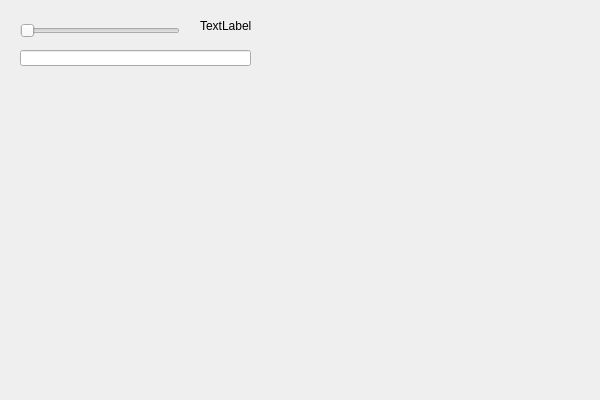
<?xml version="1.0" encoding="UTF-8"?>
<ui version="4.0">
 <class>Signal_Slots_01Class</class>
 <widget class="QWidget" name="Signal_Slots_01Class">
  <property name="geometry">
   <rect>
    <x>0</x>
    <y>0</y>
    <width>600</width>
    <height>400</height>
   </rect>
  </property>
  <property name="windowTitle">
   <string>Signal_Slots_01</string>
  </property>
  <widget class="QSlider" name="horizontalSlider">
   <property name="geometry">
    <rect>
     <x>20</x>
     <y>20</y>
     <width>160</width>
     <height>22</height>
    </rect>
   </property>
   <property name="orientation">
    <enum>Qt::Horizontal</enum>
   </property>
  </widget>
  <widget class="QLabel" name="label">
   <property name="geometry">
    <rect>
     <x>200</x>
     <y>20</y>
     <width>54</width>
     <height>12</height>
    </rect>
   </property>
   <property name="text">
    <string>TextLabel</string>
   </property>
  </widget>
  <widget class="QLineEdit" name="lineEdit">
   <property name="geometry">
    <rect>
     <x>20</x>
     <y>50</y>
     <width>231</width>
     <height>16</height>
    </rect>
   </property>
  </widget>
 </widget>
 <layoutdefault spacing="6" margin="11"/>
 <resources>
  <include location="Signal_Slots_01.qrc"/>
 </resources>
 <connections/>
</ui>
